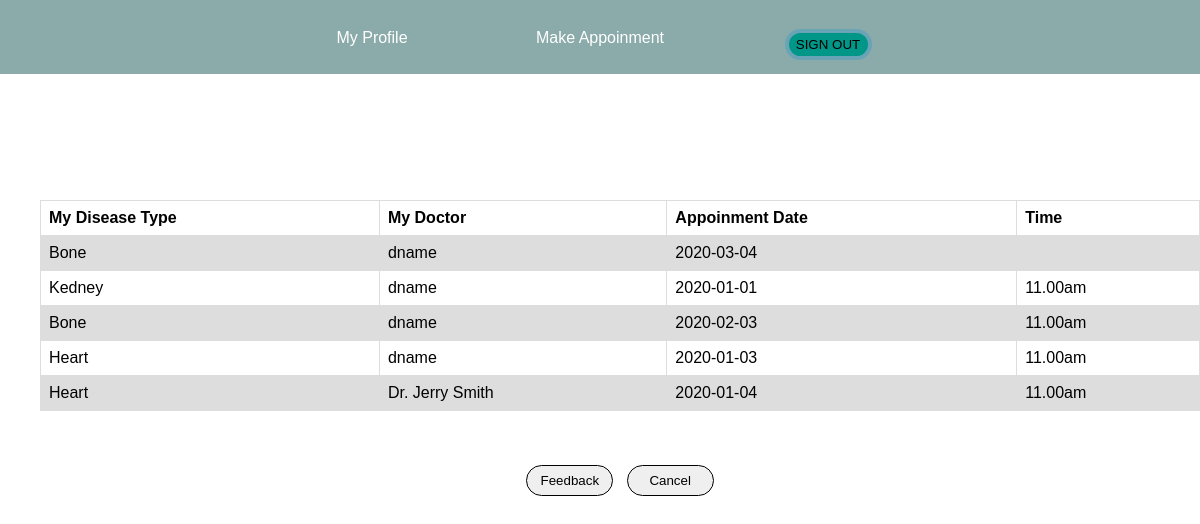
The app's page /patient/view_booking.php (signed in) with its own data.
### tables this page shows
CREATE TABLE `booking` (
  `booking_id` int(22) NOT NULL,
  `docname` varchar(22) NOT NULL,
  `userid` int(22) NOT NULL,
  `doccontact` varchar(22) NOT NULL,
  `expertise` varchar(22) NOT NULL,
  `fee` varchar(22) NOT NULL,
  `pntname` varchar(22) NOT NULL,
  `pntcontact` varchar(22) NOT NULL,
  `email` varchar(111) NOT NULL,
  `address` varchar(22) NOT NULL,
  `dates` date NOT NULL,
  `timee` varchar(22) NOT NULL,
  `payment` varchar(22) NOT NULL
);

### patient/view_booking.php (the view, shortened to what this page needs)
<?php include('uptomenu.php'); ?>
	<div class="all_user" style="margin-top:200px; margin-left: 40px;">
		<?php
			include('../config.php');
			$sql = " SELECT * FROM booking WHERE pntname = '".$_SESSION["name"]."'  ";
			$result = mysqli_query($conn,$sql);
			$count = mysqli_num_rows($result);
			if($count>=1){
				echo "<table border='1' align='center' cellpadding='32'>
					<tr>
						<th>My Disease Type</th>
						<th>My Doctor</th>
						<th>Appoinment Date</th>
						<th>Time</th>
					</tr>";
				while($row=mysqli_fetch_array($result)){
					echo "<tr>";
						echo "<td>".$row['expertise']."</td>";
						echo "<td>".$row['docname']."</td>";
						echo "<td>".$row['dates']."</td>";
						echo "<td>".$row['timee']."</td>";
					?>
					<?php
						echo "</tr>";
						}
						echo "</table>";
						}
						else
						{
						print "<p align='center'>Sorry, No match found for your search result..!!!</p>";
						}
			?>
				<br><br><br><center>
				<a href="feedback.php"><button type="button" name="feedback_btn" class="submit_b">Feedback</button><a/>
				&nbsp;&nbsp;<button name="cancel_b" type="submit" class="submit_b" >Cancel</button><center/>
	</div>
</body>
</html>

### style.css (style rules this page uses)
* { margin:0px; padding:0px; font-family:"montserrat",sans-serif; }
.submit_b { width: 87px; height: 31px; border-radius: 40px; border:1px solid black; margin-bottom:10px; }
table { font-family: arial sans-serif; border-collapse: collapse; Width:100%; height:50px; }
td,th { border:1px solid #dddddd; text-align:left; padding:8px; }
tr:nth-child(even) { background-color: #dddddd; }

### records on screen
booking: expertise "Bone", docname "dname", dates "2020-03-04"
booking: expertise "Kedney", docname "dname", dates "2020-01-01", timee "11.00am"
booking: expertise "Bone", docname "dname", dates "2020-02-03", timee "11.00am"
booking: expertise "Heart", docname "dname", dates "2020-01-03", timee "11.00am"
booking: expertise "Heart", docname "Dr. Jerry Smith", dates "2020-01-04", timee "11.00am"
